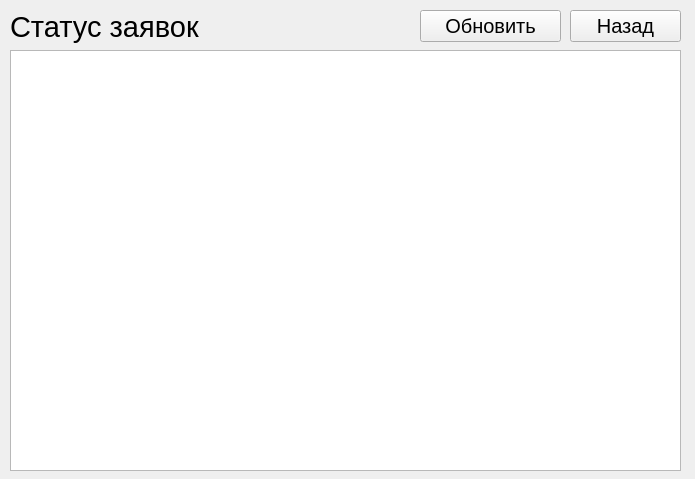
<?xml version="1.0" encoding="UTF-8"?>
<ui version="4.0">
 <class>Form</class>
 <widget class="QWidget" name="Form">
  <property name="geometry">
   <rect>
    <x>0</x>
    <y>0</y>
    <width>695</width>
    <height>479</height>
   </rect>
  </property>
  <property name="windowTitle">
   <string>Статус заявок</string>
  </property>
  <property name="windowIcon">
   <iconset resource="../pdricons.qrc">
    <normaloff>:/icons/Archivist/icon.ico</normaloff>:/icons/Archivist/icon.ico</iconset>
  </property>
  <widget class="QLabel" name="label">
   <property name="geometry">
    <rect>
     <x>10</x>
     <y>10</y>
     <width>241</width>
     <height>35</height>
    </rect>
   </property>
   <property name="text">
    <string>&lt;html&gt;&lt;head/&gt;&lt;body&gt;&lt;p&gt;&lt;span style=&quot; font-size:22pt;&quot;&gt;Статус заявок&lt;/span&gt;&lt;/p&gt;&lt;/body&gt;&lt;/html&gt;</string>
   </property>
  </widget>
  <widget class="QPushButton" name="pushButton">
   <property name="geometry">
    <rect>
     <x>570</x>
     <y>10</y>
     <width>111</width>
     <height>32</height>
    </rect>
   </property>
   <property name="font">
    <font>
     <pointsize>15</pointsize>
    </font>
   </property>
   <property name="text">
    <string>Назад</string>
   </property>
   <property name="icon">
    <iconset resource="../pdricons.qrc">
     <normaloff>:/icons/icons/Рисунок15.png</normaloff>:/icons/icons/Рисунок15.png</iconset>
   </property>
   <property name="iconSize">
    <size>
     <width>20</width>
     <height>20</height>
    </size>
   </property>
  </widget>
  <widget class="QListWidget" name="listWidget">
   <property name="geometry">
    <rect>
     <x>10</x>
     <y>50</y>
     <width>671</width>
     <height>421</height>
    </rect>
   </property>
   <property name="font">
    <font>
     <pointsize>13</pointsize>
    </font>
   </property>
  </widget>
  <widget class="QPushButton" name="pushButton_2">
   <property name="geometry">
    <rect>
     <x>420</x>
     <y>10</y>
     <width>141</width>
     <height>32</height>
    </rect>
   </property>
   <property name="font">
    <font>
     <pointsize>15</pointsize>
    </font>
   </property>
   <property name="text">
    <string>Обновить</string>
   </property>
   <property name="icon">
    <iconset resource="../pdricons.qrc">
     <normaloff>:/icons/icons/Рисунок16.png</normaloff>:/icons/icons/Рисунок16.png</iconset>
   </property>
   <property name="iconSize">
    <size>
     <width>20</width>
     <height>20</height>
    </size>
   </property>
  </widget>
 </widget>
 <resources>
  <include location="../pdricons.qrc"/>
 </resources>
 <connections/>
</ui>
